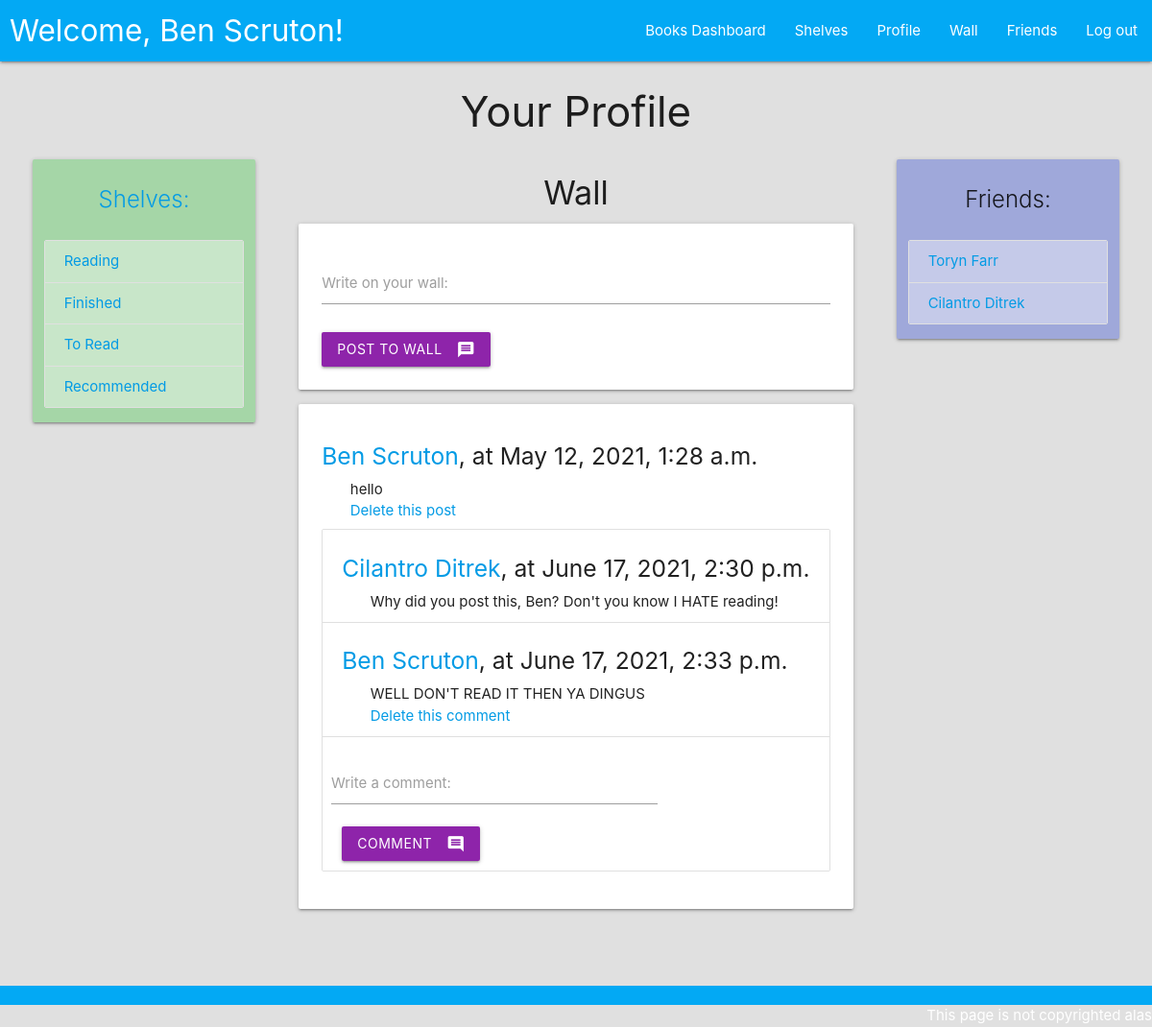
The app's page /users/1 (signed in), older data.
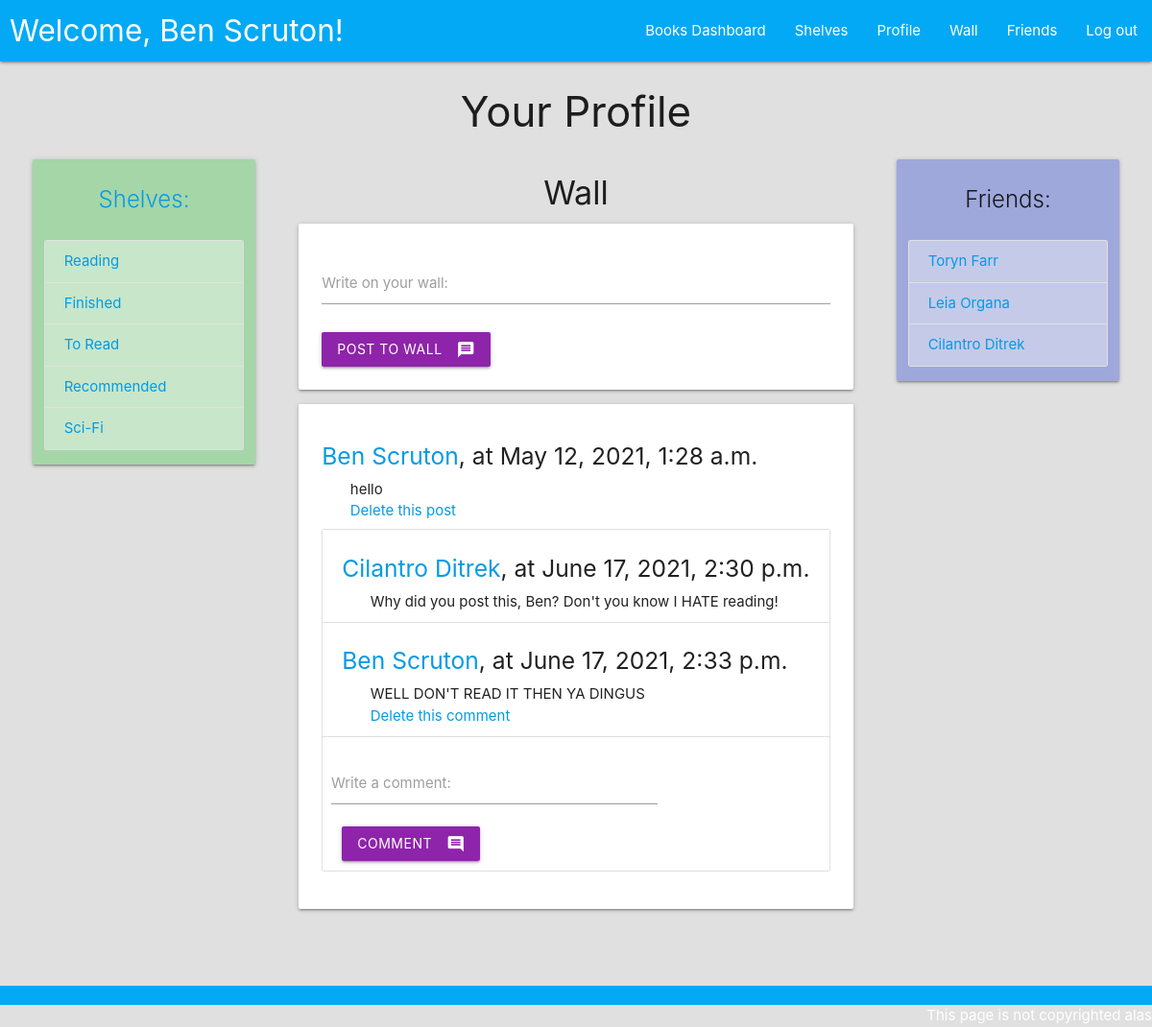
The same page, newer data.
### books_app/models.py (models this page shows)
class Shelf(models.Model):
    name = models.CharField(max_length = 255)
    books = models.ManyToManyField(Book, related_name = "shelves")
    owner = models.ForeignKey(User, related_name = "shelves", on_delete = models.CASCADE)
    fixed = models.BooleanField(default=False)
    created_at = models.DateTimeField(auto_now_add=True)
    updated_at = models.DateTimeField(auto_now = True)
    objects = ShelfManager()

class Parent(models.Model):
    contents = models.TextField()
    created_at = models.DateTimeField(auto_now_add=True)
    updated_at = models.DateTimeField(auto_now = True)

class WallPost(Parent):
    poster = models.ForeignKey(User, related_name = "posts", on_delete = models.CASCADE)
    wall = models.ForeignKey(User, related_name = "posts_on_wall", on_delete = models.CASCADE)

class Parent(models.Model):
    contents = models.TextField()
    created_at = models.DateTimeField(auto_now_add=True)
    updated_at = models.DateTimeField(auto_now = True)

class Comment(models.Model):
    contents = models.TextField()
    commenter = models.ForeignKey(User, related_name = "comments", on_delete = models.CASCADE)
    parent = models.ForeignKey(Parent, related_name = "comments", on_delete = models.CASCADE)
    created_at = models.DateTimeField(auto_now_add=True)
    updated_at = models.DateTimeField(auto_now = True)

### login_app/models.py (models this page shows)
class User(models.Model):
    first_name = models.CharField(max_length = 255)
    last_name = models.CharField(max_length = 255)
    email = models.CharField(max_length = 255)
    username = models.CharField(max_length = 255)
    hashed_pw = models.CharField(max_length = 255)
    added_friends = models.ManyToManyField("User", related_name = "added_by")
    friends = models.ManyToManyField("User")
    created_at = models.DateTimeField(auto_now_add = True)
    updated_at = models.DateTimeField(auto_now = True)
    objects = UserManager()

### books_app/views.py (the view)
# urls.py: path("users/<int:user_id>", views.view_user),
def view_user(request, user_id):
    this_user = User.objects.get(id=user_id)
    logged_in_user = User.objects.get(id=request.session["user_id"])
    all_wallposts = WallPost.objects.filter(wall = this_user).order_by("-created_at")
    context = {
        "user": this_user,
        "wallposts": all_wallposts[:5],
        "new_requests": check_friend_requests(request.session),
    }
    context["logged_in_user"] = logged_in_user
    context["mutual_friends"] = User.objects.filter(friends__in=[this_user]).filter(friends__in=[logged_in_user])
    return render(request, "user_page.html", context)

### books_app/views.py (called while the page is built)
def check_friend_requests(data):
    if "user_id" not in data:
        return []
    this_user = User.objects.get(id=data["user_id"])
    new_requests = []
    if (this_user.added_by.count() > this_user.friends.count()):
        for add in this_user.added_by.all():
            if add not in this_user.friends.all():
                new_requests.append(add)
    return new_requests

### books_app/templates/user_page.html (shortened to what the changed rows need)
{% extends "base.html" %}
{% block content %}
    <div class="row">
        <aside class="col l3 m6 s12 row" id="shelves">
            <div class="col s10 offset-s1 card green lighten-3">
                <ul id="shelflist" class="collection">
                {% if user in logged_in_user.friends.all or user.id == request.session.user_id %}
                    {% for shelf in user.shelves.all %}
                        <li class="collection-item green lighten-4">
                            <a href="/shelves/{{shelf.id}}">{{shelf.name}}</a>
                        </li>
                    {% endfor %}
                {% else %}
                    <li class="collection-item green lighten-4">Message about not being friends</li>
                {% endif %}
                </ul>
            </div>
        </aside>
        <aside class="col l3 push-l6 m6 s12 row" id="friends">
            <div class="col s10 offset-s1 indigo lighten-3 card">
                {% if user in logged_in_user.friends.all or user.id == request.session.user_id %}
                    <ul id="friendlist" class="collection">
                        {% if user.friends.count == 0 %}
                        <li class="collection-item indigo lighten-4">
                            You don't have any friends :(
                        </li>
                        {% else %}
                            {% for friend in user.friends.all %}
                            <li class="collection-item indigo lighten-4">
                                <a href="/users/{{friend.id}}">{{friend.first_name}} {{friend.last_name}}</a>
                            </li>
                            {% endfor %}
                        {% endif %}
                    </ul>
                {% endif %}
            </div>
        </aside>
        <section class="col l6 pull-l3 m10 offset-m1 s12">
        {% if user in logged_in_user.friends.all or user.id == request.session.user_id %}
            {% for post in wallposts %}
            <div class="card">
                <div class="card-content">
                    <h5><a href="/users/{{post.poster.id}}">{{post.poster.first_name}} {{post.poster.last_name}}</a>, at {{post.created_at}}</h5>
                    <p class="wallpost">&nbsp; &nbsp; &nbsp; &nbsp;{{post.contents}}</p>
                    {% if post.poster.id == request.session.user_id %}
                        <p><a href="/posts/{{post.id}}/delete">&nbsp; &nbsp; &nbsp; &nbsp;Delete this post</a></p>
                    {% endif %}
                    <ul class="collection">
                    {% for comment in post.comments.all %}
                        <li class="collection-item">
                            <h5><a href="/users/{{comment.commenter.id}}">{{comment.commenter.first_name}} {{comment.commenter.last_name}}</a>, at {{comment.created_at}}</h5>
                            <p class="comment">&nbsp; &nbsp; &nbsp; &nbsp;{{comment.contents}}</p>
                            {% if comment.commenter.id == request.session.user_id %}
                                <p><a href="/comments/{{comment.id}}/delete">&nbsp; &nbsp; &nbsp; &nbsp;Delete this comment</a></p>
                            {% endif %}
                        </li>
                    {% endfor %}
                    <form method="POST" action="/posts/{{post.id}}/add_comment" class="collection-item">
                        <div class="input-field row">
                            <label for="comment">Write a comment:</label>
                            <textarea class="materialize-textarea col s8" name="comment" id="comment"></textarea>
                        </div>
                        <button type="submit" class="btn purple darken-1 waves-effect waves-light">
                            Comment<i class="material-icons right">comment</i>
                        </button>
                    </form>
                </div>
            </div>
            {% endfor %}
        {% else %}
            <p class="center-align">Add this user as a friend to see more about them!</p>
        {% endif %}
        </section>
    </div>
{% endblock %}

Row changes from the older to the newer data that the page shows:
added Shelf: name "Sci-Fi"
now on this page (row edited): User: first_name "Leia", last_name "Organa"
